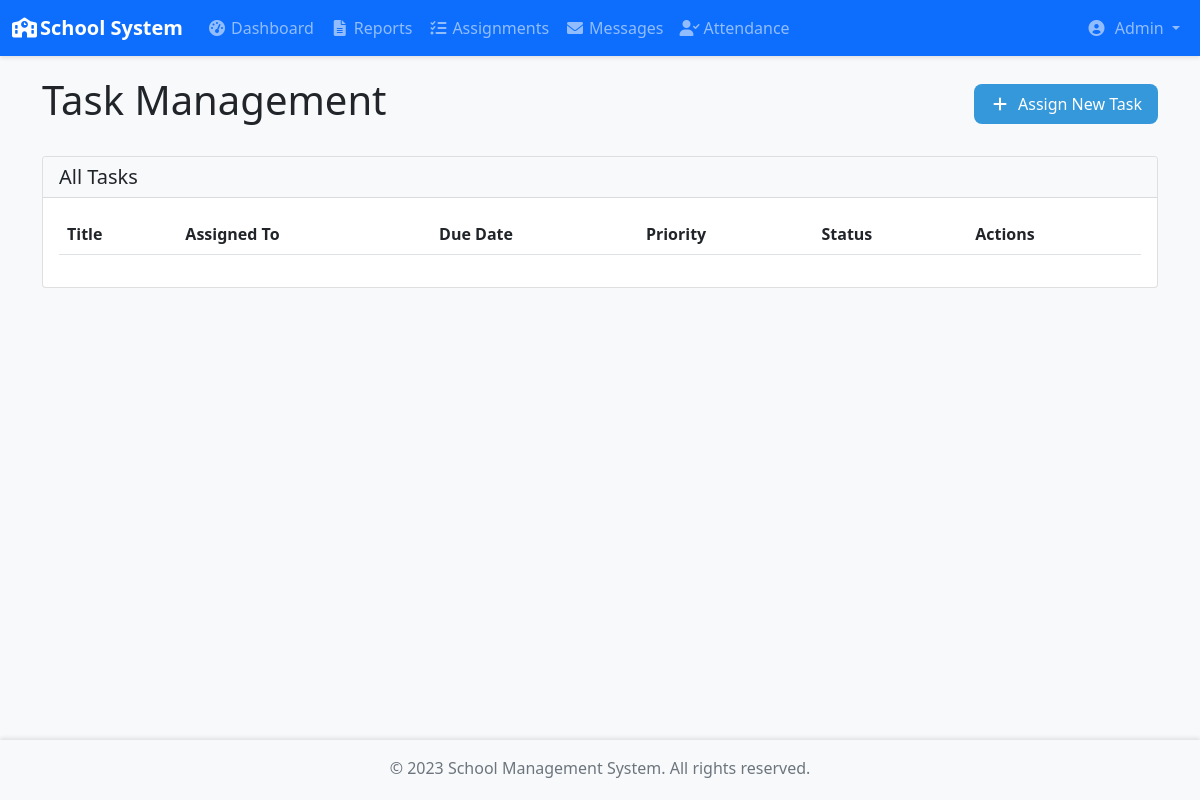
/tasks (signed in), run on an earlier commit of the app's database.
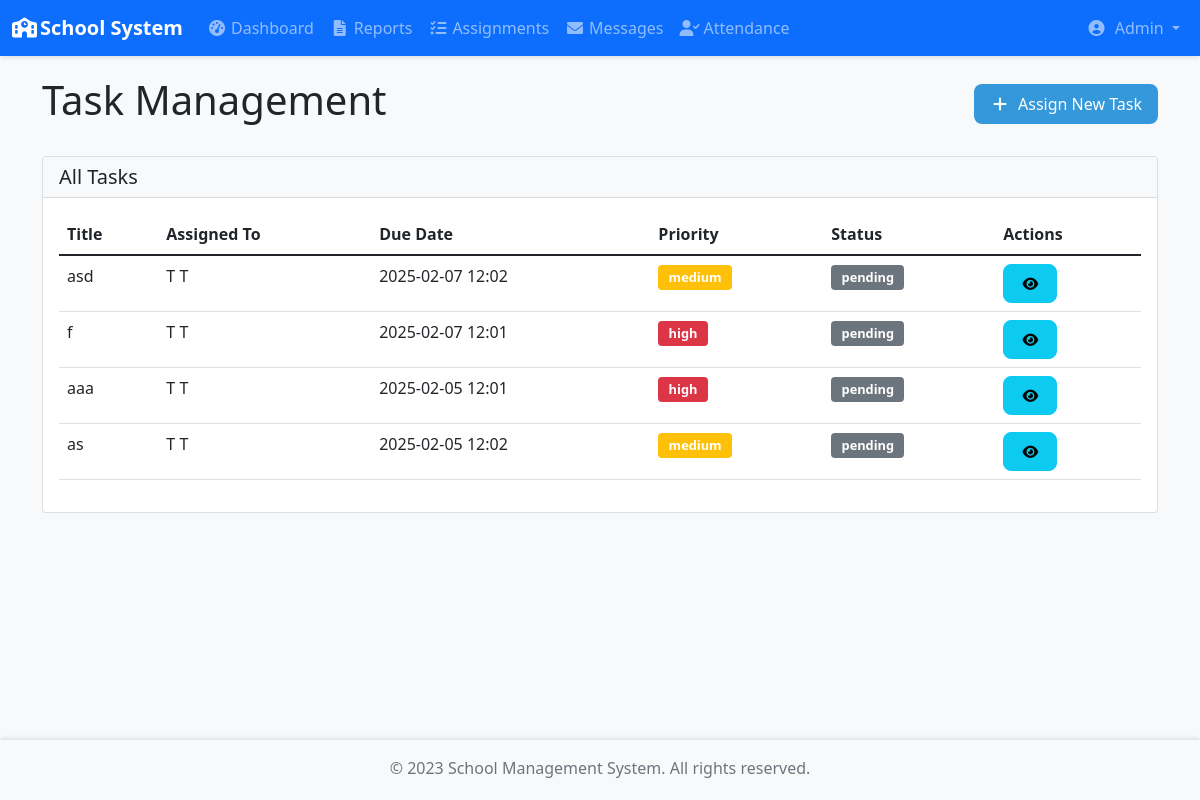
And on a later commit of the database.
### app/models/TeacherTask.py (models this page shows)
class TeacherTask(db.Model):
    id = db.Column(db.Integer, primary_key=True)
    title = db.Column(db.String(100), nullable=False)
    description = db.Column(db.Text, nullable=False)
    assigned_to = db.Column(db.Integer, db.ForeignKey('user.id'), nullable=False)
    assigned_by = db.Column(db.Integer, db.ForeignKey('user.id'), nullable=False)
    due_date = db.Column(db.DateTime, nullable=False)
    created_at = db.Column(db.DateTime, default=datetime.utcnow)
    completed_at = db.Column(db.DateTime)
    status = db.Column(db.String(20), default='pending')  # pending, completed
    completion_notes = db.Column(db.Text)
    completion_image = db.Column(db.String(255))
    priority = db.Column(db.String(20), default='medium')  # low, medium, high
    task_file = db.Column(db.String(255))  # Add this line in TeacherTask model
    assignee = db.relationship('User', foreign_keys=[assigned_to], backref='assigned_tasks')
    assigner = db.relationship('User', foreign_keys=[assigned_by], backref='created_tasks')

### app/models/user.py (models this page shows, shortened)
class User(UserMixin, db.Model):
    id = db.Column(db.Integer, primary_key=True)
    username = db.Column(db.String(64), unique=True, nullable=False)
    email = db.Column(db.String(120), unique=True, nullable=False)
    password_hash = db.Column(db.String(128))
    role = db.Column(db.String(20), nullable=False)  # 'admin', 'teacher', 'student'
    created_at = db.Column(db.DateTime, default=datetime.utcnow)
    is_active = db.Column(db.Boolean, default=True)
    first_name = db.Column(db.String(64))
    last_name = db.Column(db.String(64))

### app/blueprints/admin.py (the view, shortened to what this page needs)
@admin.route('/tasks', methods=['GET', 'POST'])
@login_required
@admin_required
def manage_tasks():
    teachers = User.query.filter_by(role='teacher').all()
    tasks = TeacherTask.query.order_by(TeacherTask.created_at.desc()).all()
    return render_template('admin/tasks.html', teachers=teachers, tasks=tasks)

### app/blueprints/admin.py (called while the page is built)
def admin_required(f):
    @wraps(f)
    def decorated_function(*args, **kwargs):
        if not current_user.is_authenticated or current_user.role != 'admin':
            flash('You need to be an admin to access this page.', 'danger')
            return redirect(url_for('auth.login'))
        return f(*args, **kwargs)
    return decorated_function

### app/templates/admin/tasks.html (shortened to what this page needs)
{% extends "base.html" %}
{% block content %}
<div class="container">
    <div class="row mb-4">
        <div class="col-12">
            <div class="d-flex justify-content-between align-items-center">
                <h1>Task Management</h1>
                <button class="btn btn-primary" data-bs-toggle="modal" data-bs-target="#newTaskModal">
                    <i class="fas fa-plus me-2"></i>Assign New Task
                </button>
            </div>
        </div>
    </div>
    <div class="row">
        <div class="col-12">
            <div class="card">
                <div class="card-header bg-light">
                    <h5 class="mb-0">All Tasks</h5>
                </div>
                <div class="card-body">
                    <div class="table-responsive">
                        <table class="table table-hover">
                            <thead>
                                <tr>
                                    <th>Title</th>
                                    <th>Assigned To</th>
                                    <th>Due Date</th>
                                    <th>Priority</th>
                                    <th>Status</th>
                                    <th>Actions</th>
                                </tr>
                            </thead>
                            <tbody>
                                {% for task in tasks %}
                                <tr>
                                    <td>{{ task.title }}</td>
                                    <td>{{ task.assignee.first_name }} {{ task.assignee.last_name }}</td>
                                    <td>{{ task.due_date.strftime('%Y-%m-%d %H:%M') }}</td>
                                    <td>
                                        <span class="badge bg-{{ {
                                            'high': 'danger',
                                            'medium': 'warning',
                                            'low': 'info'
                                        }[task.priority] }}">
                                            {{ task.priority }}
                                        </span>
                                    </td>
                                    <td>
                                        <span class="badge bg-{{ 'success' if task.status == 'completed' else 'secondary' }}">
                                            {{ task.status }}
                                        </span>
                                    </td>
                                    <td>
                                        <button class="btn btn-sm btn-info" onclick="viewTaskDetails({{ task.id }})">
                                            <i class="fas fa-eye"></i>
                                        </button>
                                    </td>
                                </tr>
                                {% endfor %}
                            </tbody>
                        </table>
                    </div>
                </div>
            </div>
        </div>
    </div>
</div>
{% endblock %}

What changed in the data, as far as the page shows it:
added TeacherTask: title "asd", assignee.first_name "T", assignee.last_name "T", due_date "2025-02-07 12:02", priority "medium", status "pending"
added TeacherTask: title "f", assignee.first_name "T", assignee.last_name "T", due_date "2025-02-07 12:01", priority "high", status "pending"
added TeacherTask: title "aaa", assignee.first_name "T", assignee.last_name "T", due_date "2025-02-05 12:01", priority "high", status "pending"
added TeacherTask: title "as", assignee.first_name "T", assignee.last_name "T", due_date "2025-02-05 12:02", priority "medium", status "pending"
